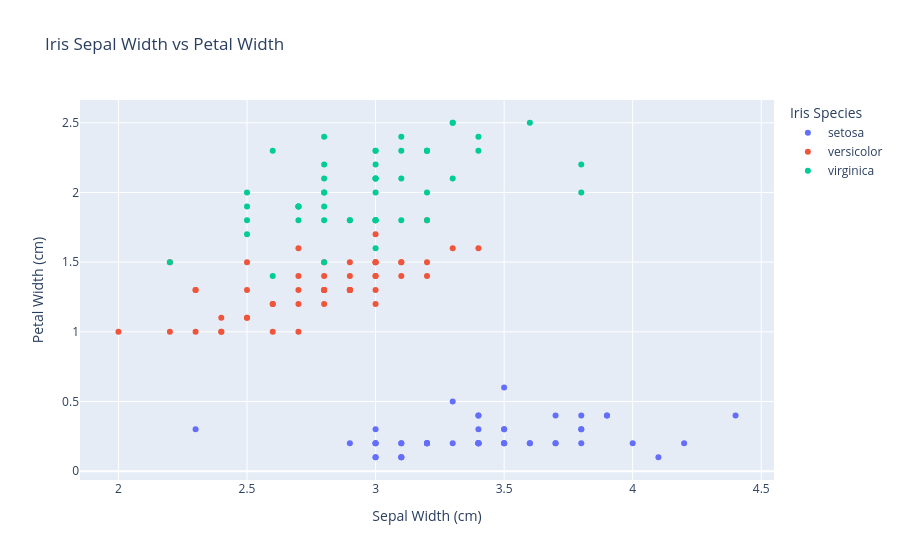

The notebook cell this image was saved under:
### Code cell
fig.show()

### Figure 1 — Plotly figure (JSON) as saved in the notebook; plotly's stock layout.template omitted (floating-point values rounded to 4 significant figures)
{"data": [{"hovertemplate": "Iris Species=setosa<br>Sepal Width (cm)=%{x}<br>Petal Width (cm)=%{y}<extra></extra>", "legendgroup": "setosa", "marker": {"color": "#636efa", "symbol": "circle"}, "mode": "markers", "name": "setosa", "orientation": "v", "showlegend": true, "type": "scatter", "x": [3.5, 3.0, 3.2, 3.1, 3.6, 3.9, 3.4, 3.4, 2.9, 3.1, 3.7, 3.4, 3.0, 3.0, 4.0, 4.4, 3.9, 3.5, 3.8, 3.8, 3.4, 3.7, 3.6, 3.3, 3.4, 3.0, 3.4, 3.5, 3.4, 3.2, 3.1, 3.4, 4.1, 4.2, 3.1, 3.2, 3.5, 3.1, 3.0, 3.4, 3.5, 2.3, 3.2, 3.5, 3.8, 3.0, 3.8, 3.2, 3.7, 3.3], "xaxis": "x", "y": [0.2, 0.2, 0.2, 0.2, 0.2, 0.4, 0.3, 0.2, 0.2, 0.1, 0.2, 0.2, 0.1, 0.1, 0.2, 0.4, 0.4, 0.3, 0.3, 0.3, 0.2, 0.4, 0.2, 0.5, 0.2, 0.2, 0.4, 0.2, 0.2, 0.2, 0.2, 0.4, 0.1, 0.2, 0.1, 0.2, 0.2, 0.1, 0.2, 0.2, 0.3, 0.3, 0.2, 0.6, 0.4, 0.3, 0.2, 0.2, 0.2, 0.2], "yaxis": "y"}, {"hovertemplate": "Iris Species=versicolor<br>Sepal Width (cm)=%{x}<br>Petal Width (cm)=%{y}<extra></extra>", "legendgroup": "versicolor", "marker": {"color": "#EF553B", "symbol": "circle"}, "mode": "markers", "name": "versicolor", "orientation": "v", "showlegend": true, "type": "scatter", "x": [3.2, 3.2, 3.1, 2.3, 2.8, 2.8, 3.3, 2.4, 2.9, 2.7, 2.0, 3.0, 2.2, 2.9, 2.9, 3.1, 3.0, 2.7, 2.2, 2.5, 3.2, 2.8, 2.5, 2.8, 2.9, 3.0, 2.8, 3.0, 2.9, 2.6, 2.4, 2.4, 2.7, 2.7, 3.0, 3.4, 3.1, 2.3, 3.0, 2.5, 2.6, 3.0, 2.6, 2.3, 2.7, 3.0, 2.9, 2.9, 2.5, 2.8], "xaxis": "x", "y": [1.4, 1.5, 1.5, 1.3, 1.5, 1.3, 1.6, 1.0, 1.3, 1.4, 1.0, 1.5, 1.0, 1.4, 1.3, 1.4, 1.5, 1.0, 1.5, 1.1, 1.8, 1.3, 1.5, 1.2, 1.3, 1.4, 1.4, 1.7, 1.5, 1.0, 1.1, 1.0, 1.2, 1.6, 1.5, 1.6, 1.5, 1.3, 1.3, 1.3, 1.2, 1.4, 1.2, 1.0, 1.3, 1.2, 1.3, 1.3, 1.1, 1.3], "yaxis": "y"}, {"hovertemplate": "Iris Species=virginica<br>Sepal Width (cm)=%{x}<br>Petal Width (cm)=%{y}<extra></extra>", "legendgroup": "virginica", "marker": {"color": "#00cc96", "symbol": "circle"}, "mode": "markers", "name": "virginica", "orientation": "v", "showlegend": true, "type": "scatter", "x": [3.3, 2.7, 3.0, 2.9, 3.0, 3.0, 2.5, 2.9, 2.5, 3.6, 3.2, 2.7, 3.0, 2.5, 2.8, 3.2, 3.0, 3.8, 2.6, 2.2, 3.2, 2.8, 2.8, 2.7, 3.3, 3.2, 2.8, 3.0, 2.8, 3.0, 2.8, 3.8, 2.8, 2.8, 2.6, 3.0, 3.4, 3.1, 3.0, 3.1, 3.1, 3.1, 2.7, 3.2, 3.3, 3.0, 2.5, 3.0, 3.4, 3.0], "xaxis": "x", "y": [2.5, 1.9, 2.1, 1.8, 2.2, 2.1, 1.7, 1.8, 1.8, 2.5, 2.0, 1.9, 2.1, 2.0, 2.4, 2.3, 1.8, 2.2, 2.3, 1.5, 2.3, 2.0, 2.0, 1.8, 2.1, 1.8, 1.8, 1.8, 2.1, 1.6, 1.9, 2.0, 2.2, 1.5, 1.4, 2.3, 2.4, 1.8, 1.8, 2.1, 2.4, 2.3, 1.9, 2.3, 2.5, 2.3, 1.9, 2.0, 2.3, 1.8], "yaxis": "y"}], "layout": {"legend": {"title": {"text": "Iris Species"}, "tracegroupgap": 0}, "title": {"text": "Iris Sepal Width vs Petal Width"}, "xaxis": {"anchor": "y", "domain": [0, 1], "title": {"text": "Sepal Width (cm)"}}, "yaxis": {"anchor": "x", "domain": [0, 1], "title": {"text": "Petal Width (cm)"}}}}
